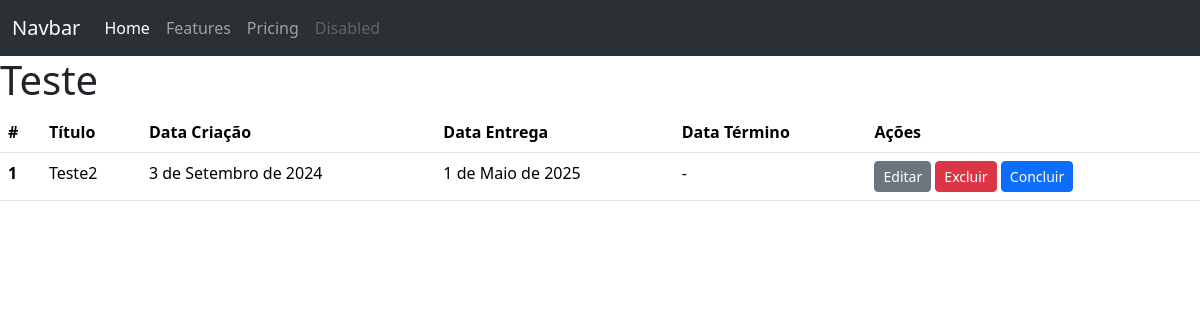
Before: / with the older database file.
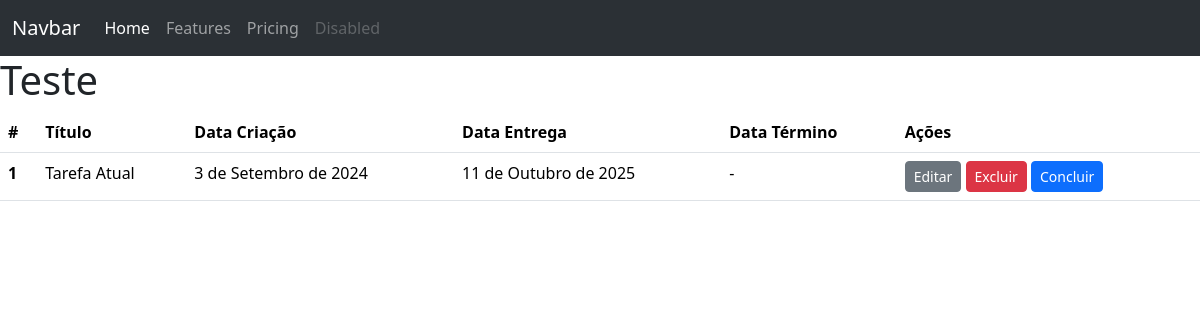
After: the same page with the newer database file.
### todos/models.py (models this page shows)
class Todo(models.Model):
    title = models.CharField(max_length=100, null=False, blank=False)
    created_at = models.DateField(auto_now_add=True, null=False, blank=False)
    deadline = models.DateField(null=False, blank=False)
    finished_at = models.DateField(null=True)

### todos/views.py (the view)
# urls.py: path("", TodoListView.as_view(), name="todo_list"),
class TodoListView(ListView):
    model = Todo

### todos/templates/todos/todo_list.html (shortened to what this page needs)
<!DOCTYPE html>
<html lang="en">
  <head>
    <link
      href="https://cdn.jsdelivr.net/npm/bootstrap@5.3.3/dist/css/bootstrap.min.css"
      rel="stylesheet"
    />
  </head>
 <body>
 <nav class="navbar navbar-expand-lg bg-body-tertiary" data-bs-theme="dark">
 <div class="container-fluid">
 <a class="navbar-brand" href="#">Navbar</a>
 <div class="collapse navbar-collapse" id="navbarNavAltMarkup">
 <div class="navbar-nav">
 <a class="nav-link active" aria-current="page" href="#">Home</a>
 <a class="nav-link" href="#">Features</a>
 <a class="nav-link" href="#">Pricing</a>
 <a class="nav-link disabled" aria-disabled="true">Disabled</a>
 </div>
 </div>
 </div>
 </nav>
 <main>
 <h1>Teste</h1>
 <table class="table">
 <thead>
 <tr>
 <th scope="col">#</th>
 <th scope="col">Título</th>
 <th scope="col">Data Criação</th>
 <th scope="col">Data Entrega</th>
 <th scope="col">Data Término</th>
 <th scope="col">Ações</th>
 </tr>
 </thead>
 <tbody>
 {% for todo in todo_list %}
 <tr>
 <th scope="row">{{ todo.id }}</th>
 <td>{{ todo.title }}</td>
 <td>{{ todo.created_at }}</td>
 <td>{{ todo.deadline }}</td>
 <td>{{ todo.finished_at | default:"-"}}</td>
 <td>
  <a href="{% url 'todo_update' pk=todo.pk %}" class="btn btn-secondary btn-sm">Editar</a>
  <a href="{% url 'todo_delete' pk=todo.pk %}" class="btn btn-danger btn-sm">Excluir</a>
  <a href="#" class="btn btn-primary btn-sm">Concluir</a>
 </td>
 </tr>
 {% endfor %}
 </tbody>
 </table>
 </main>
 </body>
</html>

Changed rows visible on the page:
changed Todo id 1: title "Teste2" → "Tarefa Atual"; deadline "1 de Maio de 2025" → "11 de Outubro de 2025"
